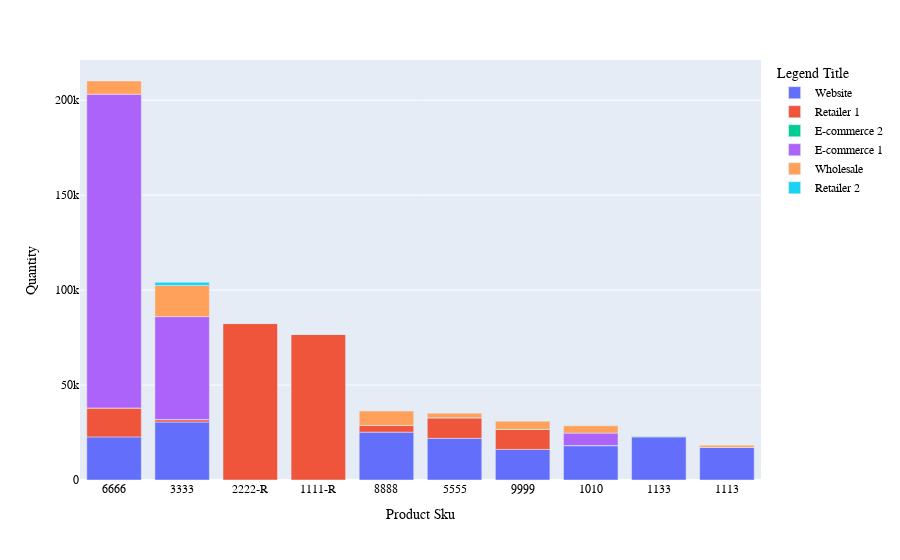

Notebook cell for this chart:
### Code cell
fig2 = go.Figure()

fig2 = px.bar(x=top_channel_product_df.sku,y=top_channel_product_df.qty_tot, color=top_channel_product_df.channel_original)
             
fig2.update_layout(
    #title="Vitamin Ventures Total Skus by Channel",
    xaxis_title="Product Sku",
    yaxis_title="Quantity",
    legend_title="Legend Title",
    font=dict(
        family="Courier New, monospace",
        size=12,
        color="Black"),
    xaxis = dict(categoryorder = "total descending")
    
)
   

    
fig2.show()
fig2.write_html("../Graphs/Product_Sales_Bar.html")

### Figure 1 — Plotly figure (JSON) as saved in the notebook; plotly's stock layout.template omitted (floating-point values rounded to 4 significant figures)
{"data": [{"alignmentgroup": "True", "hovertemplate": "color=Website<br>x=%{x}<br>y=%{y}<extra></extra>", "legendgroup": "Website", "marker": {"color": "#636efa", "pattern": {"shape": ""}}, "name": "Website", "offsetgroup": "Website", "orientation": "v", "showlegend": true, "textposition": "auto", "type": "bar", "x": ["6666", "3333", "8888", "9999", "1010", "1133", "5555", "1113"], "xaxis": "x", "y": [22692, 30567, 25209, 16091, 18089, 22699, 21942, 17110], "yaxis": "y"}, {"alignmentgroup": "True", "hovertemplate": "color=Retailer 1<br>x=%{x}<br>y=%{y}<extra></extra>", "legendgroup": "Retailer 1", "marker": {"color": "#EF553B", "pattern": {"shape": ""}}, "name": "Retailer 1", "offsetgroup": "Retailer 1", "orientation": "v", "showlegend": true, "textposition": "auto", "type": "bar", "x": ["6666", "3333", "2222-R", "1111-R", "8888", "9999", "5555"], "xaxis": "x", "y": [15234, 1212, 82392, 76668, 3480, 10566, 10788], "yaxis": "y"}, {"alignmentgroup": "True", "hovertemplate": "color=E-commerce 2<br>x=%{x}<br>y=%{y}<extra></extra>", "legendgroup": "E-commerce 2", "marker": {"color": "#00cc96", "pattern": {"shape": ""}}, "name": "E-commerce 2", "offsetgroup": "E-commerce 2", "orientation": "v", "showlegend": true, "textposition": "auto", "type": "bar", "x": ["6666", "3333", "8888", "9999", "1010", "1133", "5555", "1113"], "xaxis": "x", "y": [28, 70, 75, 52, 33, 203, 76, 53], "yaxis": "y"}, {"alignmentgroup": "True", "hovertemplate": "color=E-commerce 1<br>x=%{x}<br>y=%{y}<extra></extra>", "legendgroup": "E-commerce 1", "marker": {"color": "#ab63fa", "pattern": {"shape": ""}}, "name": "E-commerce 1", "offsetgroup": "E-commerce 1", "orientation": "v", "showlegend": true, "textposition": "auto", "type": "bar", "x": ["6666", "3333", "1010"], "xaxis": "x", "y": [165208, 54175, 6573], "yaxis": "y"}, {"alignmentgroup": "True", "hovertemplate": "color=Wholesale<br>x=%{x}<br>y=%{y}<extra></extra>", "legendgroup": "Wholesale", "marker": {"color": "#FFA15A", "pattern": {"shape": ""}}, "name": "Wholesale", "offsetgroup": "Wholesale", "orientation": "v", "showlegend": true, "textposition": "auto", "type": "bar", "x": ["6666", "3333", "2222-R", "1111-R", "8888", "9999", "1010", "5555", "1113"], "xaxis": "x", "y": [6963, 16469, 11, 11, 7535, 4227, 3905, 2405, 1082], "yaxis": "y"}, {"alignmentgroup": "True", "hovertemplate": "color=Retailer 2<br>x=%{x}<br>y=%{y}<extra></extra>", "legendgroup": "Retailer 2", "marker": {"color": "#19d3f3", "pattern": {"shape": ""}}, "name": "Retailer 2", "offsetgroup": "Retailer 2", "orientation": "v", "showlegend": true, "textposition": "auto", "type": "bar", "x": ["3333"], "xaxis": "x", "y": [1607], "yaxis": "y"}], "layout": {"barmode": "relative", "font": {"color": "Black", "family": "Courier New, monospace", "size": 12}, "legend": {"title": {"text": "Legend Title"}, "tracegroupgap": 0}, "margin": {"t": 60}, "xaxis": {"anchor": "y", "categoryorder": "total descending", "domain": [0, 1], "title": {"text": "Product Sku"}}, "yaxis": {"anchor": "x", "domain": [0, 1], "title": {"text": "Quantity"}}}}
